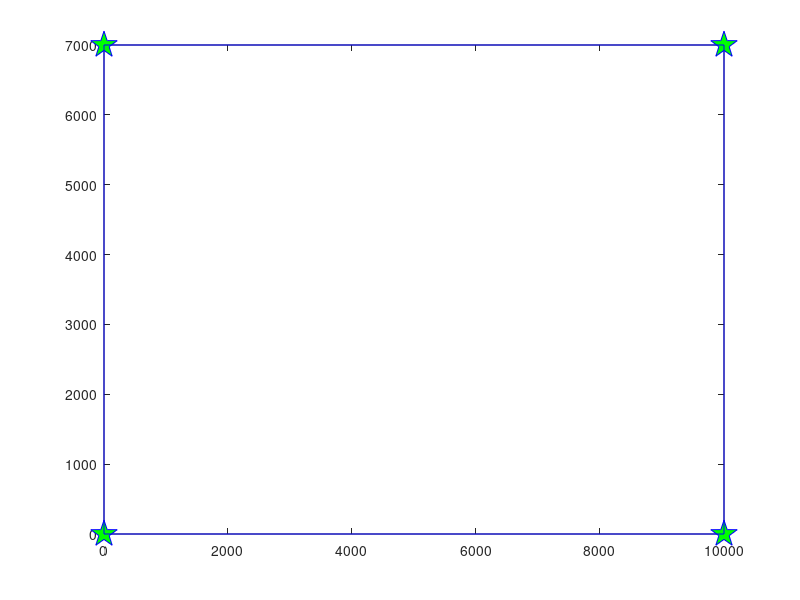

Write MATLAB code to recreate this figure. (Note: this script raises an error after producing the figure.)
% Steps:
% 1 假设条件，设计各自的运动策略；
% 2 规划函数和子函数，做好分工；
% 3 红蓝军主体的运动策略；
% 4 红军的子飞行器的运动策略；
% 5 统计计算仿真的相关参数
% 6 仿真开始
% 7 条件判断---子函数
% 8 迭代重新执行
% unmanned aerial vehicle
% Author: ruogu7(380545156)
% date: sep, 17th.
% Latest update: sep, 17th.

close all;
clear all;
clc

%% 参数
% 仿真步长
% 模型一：蓝色无人机初始位置，AB中间，一直往右飞行；红色无人机集群始终朝着蓝色无人机飞行。
% 步长为0.1s
ver=3500;
time=7000/4;
step_length = 4;
speed_blue_UAV = 25;
speed_red_UAV = 20;
Besiege_distance = 100;
Flag_Track=1;
xlabel=10000;
ylabel=7000;
% UAV集群的半径
r_red_uav = 80;


% 先画框架
fig = figure;
frame = getframe(fig); % 获取frame

set(gcf,'outerposition',get(0,'screensize'));
axis equal;

FlyBox = [0 0;
    0 ylabel;
    xlabel ylabel;
    xlabel 0;
    0 0];
pause(1)
% plot(FlyBox(1:end-1,1),FlyBox(1:end-1,2),'gp', 'MarkerSize',20,'MarkerEdgeColor','b','MarkerFaceColor',[0 1 0]);%方形点填充颜色
plot(FlyBox(1:end-1,1),FlyBox(1:end-1,2),'gp', 'MarkerSize',20,'MarkerEdgeColor','b','MarkerFaceColor',[0 1 0]);%方形点填充颜色
hold on;
plot(FlyBox(:,1),FlyBox(:,2),'b');
% plot(FlyBox(:,1),FlyBox(:,2),'b', 'MarkerSize',15);
hold on;

% 蓝色UAV的初始位置
Blue_UAV_Location = [0 ver]; % x水平,y竖直
% 红色UAV的初始位置，
Red_1_UAV_Location = [10000 5000]; % 中心（舰载机1）FY01
Red_1_1_UAV_Location = [10000+r_red_uav*cos(18*pi/180) 5000+ r_red_uav*sin(18*pi/180)];  % 无人机FY0101的位置
Red_1_2_UAV_Location = [10000+r_red_uav*cos(90*pi/180) 5000+ r_red_uav*sin(90*pi/180)];  % 无人机FY0102的位置
Red_1_3_UAV_Location = [10000+r_red_uav*cos(162*pi/180) 5000+ r_red_uav*sin(162*pi/180)];  % 无人机FY0103的位置
Red_1_4_UAV_Location = [10000+r_red_uav*cos(234*pi/180) 5000+ r_red_uav*sin(234*pi/180)];  % 无人机FY0104的位置
Red_1_5_UAV_Location = [10000+r_red_uav*cos(306*pi/180) 5000+ r_red_uav*sin(306*pi/180)];  % 无人机FY0105的位置
Red_2_UAV_Location = [10000 2000]; % 中心（舰载机2）FY02
Red_2_1_UAV_Location = [10000+r_red_uav*cos(18*pi/180) 2000+ r_red_uav*sin(18*pi/180)];  % 无人机FY0201的位置
Red_2_2_UAV_Location = [10000+r_red_uav*cos(90*pi/180) 2000+ r_red_uav*sin(90*pi/180)];  % 无人机FY0202的位置
Red_2_3_UAV_Location = [10000+r_red_uav*cos(162*pi/180) 2000+ r_red_uav*sin(162*pi/180)]; % 无人机FY0203的位置
Red_2_4_UAV_Location = [10000+r_red_uav*cos(234*pi/180) 2000+ r_red_uav*sin(234*pi/180)];  % 无人机FY0204的位置
Red_2_5_UAV_Location = [10000+r_red_uav*cos(306*pi/180) 2000+ r_red_uav*sin(306*pi/180)];  % 无人机FY0205的位置

Figure_num = 0;

while Figure_num < time && Flag_Track && Blue_UAV_Location(end,1)<1.02*10000
    % 当前无人机的位置
    Blue_UAV_Location_temp = [Blue_UAV_Location(end,1) Blue_UAV_Location(end,2)];
    Red_1_UAV_Location_temp = [Red_1_UAV_Location(end,1) Red_1_UAV_Location(end,2)];
    Red_2_UAV_Location_temp = [Red_2_UAV_Location(end,1) Red_2_UAV_Location(end,2)];
	len=length(Blue_UAV_Location_temp(:));
	if Figure_num==0
		Blue_UAV_Location_fore_temp=[Blue_UAV_Location(end,1)-1 Blue_UAV_Location(end,2)-1];
	else
		Blue_UAV_Location_fore_temp = [Blue_UAV_Location(Figure_num,1) Blue_UAV_Location(Figure_num,2)];
	end
	
    % 计算红色无人机的飞行方向
    azimuth_Red_1 = predictdeltasita_2(Blue_UAV_Location_temp, Red_1_UAV_Location_temp,Blue_UAV_Location_fore_temp);
    azimuth_Red_2 = predictdeltasita_2(Blue_UAV_Location_temp, Red_2_UAV_Location_temp,Blue_UAV_Location_fore_temp);
    
    % 更新蓝色无人机的位置
	factor1=2100;
	factor2=1/1.95;
	factor3=1/2000;
	Blue_UAV_Location_new_x = Blue_UAV_Location_temp(1) + speed_blue_UAV * step_length ;
	Blue_UAV_Location_new_y = ver + factor1 * sin( Blue_UAV_Location_new_x * factor2 ) * exp( - factor3 * Blue_UAV_Location_new_x );
%	Blue_UAV_Location_new_y = ver + factor1 * sin( Blue_UAV_Location_new_x * factor2 );
	Blue_UAV_Location_new = [Blue_UAV_Location_new_x Blue_UAV_Location_new_y];
    Blue_UAV_Location = [Blue_UAV_Location;Blue_UAV_Location_new];
    
    % 计算红色无人机群1的位置
    Red_1_UAV_Location_new_x = Red_1_UAV_Location_temp(1) + step_length * speed_red_UAV * cos((360-(azimuth_Red_1-90))*pi/180);
    Red_1_UAV_Location_new_y = Red_1_UAV_Location_temp(2) + step_length * speed_red_UAV * sin((360-(azimuth_Red_1-90))*pi/180);
    Red_1_UAV_Location_new = [Red_1_UAV_Location_new_x Red_1_UAV_Location_new_y];
    
    Red_1_1_UAV_Location_new = [Red_1_UAV_Location_new_x+r_red_uav*cos(18*pi/180) Red_1_UAV_Location_new_y+r_red_uav*sin(18*pi/180)];  % 无人机FY0101的位置
    Red_1_2_UAV_Location_new = [Red_1_UAV_Location_new_x+r_red_uav*cos(90*pi/180) Red_1_UAV_Location_new_y+r_red_uav*sin(90*pi/180)];  % 无人机FY0102的位置
    Red_1_3_UAV_Location_new = [Red_1_UAV_Location_new_x+r_red_uav*cos(162*pi/180) Red_1_UAV_Location_new_y+r_red_uav*sin(162*pi/180)];  % 无人机FY0103的位置
    Red_1_4_UAV_Location_new = [Red_1_UAV_Location_new_x+r_red_uav*cos(234*pi/180) Red_1_UAV_Location_new_y+r_red_uav*sin(234*pi/180)];  % 无人机FY0104的位置
    Red_1_5_UAV_Location_new = [Red_1_UAV_Location_new_x+r_red_uav*cos(306*pi/180) Red_1_UAV_Location_new_y+r_red_uav*sin(306*pi/180)];  % 无人机FY0105的位置
    
    % 更新红色无人机群1的位置
    Red_1_UAV_Location = [Red_1_UAV_Location;Red_1_UAV_Location_new];
    Red_1_1_UAV_Location = [Red_1_1_UAV_Location;Red_1_1_UAV_Location_new];
    Red_1_2_UAV_Location = [Red_1_2_UAV_Location;Red_1_2_UAV_Location_new];
    Red_1_3_UAV_Location = [Red_1_3_UAV_Location;Red_1_3_UAV_Location_new];
    Red_1_4_UAV_Location = [Red_1_4_UAV_Location;Red_1_4_UAV_Location_new];
    Red_1_5_UAV_Location = [Red_1_5_UAV_Location;Red_1_5_UAV_Location_new];
    
    % 计算红色无人机群2的位置
    Red_2_UAV_Location_new_x = Red_2_UAV_Location_temp(1) + step_length * speed_red_UAV * cos((360-(azimuth_Red_2-90))*pi/180);
    Red_2_UAV_Location_new_y = Red_2_UAV_Location_temp(2) + step_length * speed_red_UAV * sin((360-(azimuth_Red_2-90))*pi/180);
    Red_2_UAV_Location_new = [Red_2_UAV_Location_new_x Red_2_UAV_Location_new_y];
    
    Red_2_1_UAV_Location_new = [Red_2_UAV_Location_new(1)+r_red_uav*cos(18*pi/180) Red_2_UAV_Location_new(2)+r_red_uav*sin(18*pi/180)];  % 无人机FY0201的位置
    Red_2_2_UAV_Location_new = [Red_2_UAV_Location_new(1)+r_red_uav*cos(90*pi/180) Red_2_UAV_Location_new(2)+r_red_uav*sin(90*pi/180)];  % 无人机FY0202的位置
    Red_2_3_UAV_Location_new = [Red_2_UAV_Location_new(1)+r_red_uav*cos(162*pi/180) Red_2_UAV_Location_new(2)+r_red_uav*sin(162*pi/180)]; % 无人机FY0203的位置
    Red_2_4_UAV_Location_new = [Red_2_UAV_Location_new(1)+r_red_uav*cos(234*pi/180) Red_2_UAV_Location_new(2)+r_red_uav*sin(234*pi/180)];  % 无人机FY0204的位置
    Red_2_5_UAV_Location_new = [Red_2_UAV_Location_new(1)+r_red_uav*cos(306*pi/180) Red_2_UAV_Location_new(2)+r_red_uav*sin(306*pi/180)];  % 无人机FY0205的位置
    
    % 更新红色无人机群2的位置
    Red_2_UAV_Location = [Red_2_UAV_Location;Red_2_UAV_Location_new];
    
    Red_2_1_UAV_Location = [Red_2_1_UAV_Location;Red_2_1_UAV_Location_new];  % 无人机FY0201的位置
    Red_2_2_UAV_Location = [Red_2_2_UAV_Location;Red_2_2_UAV_Location_new];  % 无人机FY0202的位置
    Red_2_3_UAV_Location = [Red_2_3_UAV_Location;Red_2_3_UAV_Location_new];  % 无人机FY0203的位置
    Red_2_4_UAV_Location = [Red_2_4_UAV_Location;Red_2_4_UAV_Location_new];  % 无人机FY0204的位置
    Red_2_5_UAV_Location = [Red_2_5_UAV_Location;Red_2_5_UAV_Location_new];  % 无人机FY0205的位置
    
    %% 路径可视化
    % 蓝色无人机
	hold on;
    plot(Blue_UAV_Location(:,1),Blue_UAV_Location(:,2),'g','LineWidth',5);
    hold on;
    
    % 红色UAV集群1,画线
    plot(Red_1_UAV_Location(:,1),Red_1_UAV_Location(:,2),'r');
    hold on;
    
    % 红色UAV集群1的UAV，画点
    plot(Red_1_1_UAV_Location(end,1),Red_1_1_UAV_Location(end,2),'pr');
    hold on;
    plot(Red_1_2_UAV_Location(end,1),Red_1_2_UAV_Location(end,2),'pr');
    hold on;
    plot(Red_1_3_UAV_Location(end,1),Red_1_3_UAV_Location(end,2),'pr');
    hold on;
    plot(Red_1_4_UAV_Location(end,1),Red_1_4_UAV_Location(end,2),'pr');
    hold on;
    plot(Red_1_5_UAV_Location(end,1),Red_1_5_UAV_Location(end,2),'pr');
    hold on;
    
    % 红色UAV集群2,画线
    plot(Red_2_UAV_Location(:,1),Red_2_UAV_Location(:,2),'r');
    hold on;
    
    % 红色UAV集群2的UAV，画点
    plot(Red_2_1_UAV_Location(end,1),Red_2_1_UAV_Location(end,2),'pr');
    hold on;
    plot(Red_2_2_UAV_Location(end,1),Red_2_2_UAV_Location(end,2),'pr');
    hold on;
    plot(Red_2_3_UAV_Location(end,1),Red_2_3_UAV_Location(end,2),'pr');
    hold on;
    plot(Red_2_4_UAV_Location(end,1),Red_2_4_UAV_Location(end,2),'pr');
    hold on;
    plot(Red_2_5_UAV_Location(end,1),Red_2_5_UAV_Location(end,2),'pr');
    hold on;
    
    
    
    Point_Attack = Blue_UAV_Location(end,:);
    Point_Array_Besiege = [Red_1_1_UAV_Location_new;
        Red_1_2_UAV_Location_new;
        Red_1_3_UAV_Location_new;
        Red_1_4_UAV_Location_new;
        Red_1_5_UAV_Location_new;
        Red_2_1_UAV_Location_new;
        Red_2_2_UAV_Location_new;
        Red_2_3_UAV_Location_new;
        Red_2_4_UAV_Location_new;
        Red_2_5_UAV_Location_new;
        ];
    
    besiege_status = check_besiege_status(Point_Attack, Point_Array_Besiege, Besiege_distance);
    
    if besiege_status
        % 结束后续的循环
        Flag_Track = 0;
    end
    
    Figure_num = Figure_num + 1;
    % 截图
    % imwrite(ImageWith_BBox, strcat('.\PeoplewithLJDetected_0728\','PeoplewithLJDetected_',num2str(Flag_Track),'.png'));
    % imwrite(ImageWith_BBox, num2str(Flag_Track),'.png'));
    % print(['Frame_' num2str(Flag_Track)], '-dpng', '-r200');
    % print(['Frame_' num2str(Figure_num)], '-dpng');
    frame = getframe(fig); 
    img = frame2im(frame); % 将frame变换成imwrite函数可以识别的格式;
    imwrite(img,strcat('.\first\Frame_',num2str(Figure_num),'.png')); 
    
end
